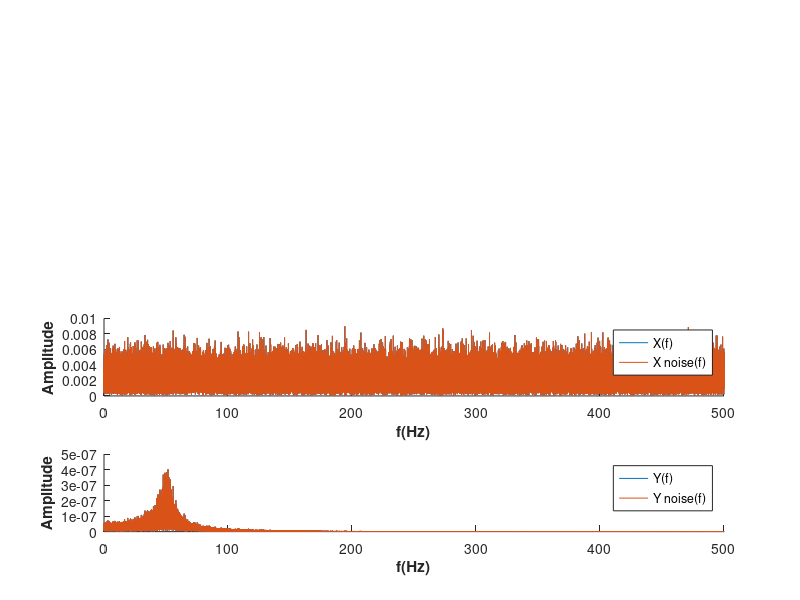

MATLAB code to generate this figure: (Note: this script raises an error after producing the figure.)
% gera��o dos sinais de entrada e sa�da
clear all
close all

%% Define x, dt e o vetor do tempo t

N=128*1024;
x=randn(1,N);
dt=1e-3;
t=0:dt:(N-1)*dt;
    

%% Calculo da fft(x), define o periodo T e o vetor de frequencia f
X=fft(x);
T=N*dt;
df=1/T;
f=(0:N/2-1)*df;

%% Calcula a funçao de resposta em frequencia H(f)
w=2*pi*f;
%M*y''+C*y'+K*y=x
M=1;K=100000;C=50;
H=1./(K-w.^2*M+1i*w*C);

%% Calcula a saida do sistema pela multiplicaçao de H(f) e X(f)

Y=H.*X(1:N/2);
% Y foi criada usando apenas as frequências positivas de X
% porém para reconstruir o sinal também precisamos da frequências negativas
% Sabemos que um |X(f)| qualquer [3 1 2 0 2 1] é uma função par.
% porém geralmente temos ela no formato [0 2 1 3 1 2], isto é,
% primeiro as frequÊncias positivas e depois negativas.
% Também sabemos da propriedade X(-f) = X*(f) {conjugado}
% Exemplo com apenas frequÊncias positivas:
% Y(f) = [0 2+i 1-i] Y*(f)(2:N/2) = [2-i 1+i] fliplr(Y*(f)) = [1+i 2-i]
% Y(f) = [Y(f) 0 Y*(f)] = [0 2+i 1-i 0 1+i 2-i]
% A adição do 0 ainda não está clara para mim. Talvez nyquist.
% Fazendo fftshift (só para ver o resultado final)
% [0 1+i 2-i 0 2+i 1-i]

Y=[Y 0 fliplr(conj(Y(2:N/2)))];
y=ifft(Y);




%% Define o vetor de ruido
N_x_noise_cases = 3;
N_y_noise_cases = 3;
noise_multiplier = 5;
noisex_array = zeros(1,N_x_noise_cases);
noisey_array = zeros(1,N_y_noise_cases);

for i=1:N_x_noise_cases
    noisex_array(i) = (i-1)*noise_multiplier;
end
for i=1:N_y_noise_cases
    noisey_array(i) = (i-1)*noise_multiplier;
end

x_without_noise = x;

%% Testa o sistema com diversos ruidos
for i=1:N_x_noise_cases
    for j=1:N_y_noise_cases
        noisex = noisex_array(i);
        noisey = noisey_array(j);
        % reseta o x para antes de ser adicionado um ruido
        x = x_without_noise; %
        

        %=========Adiciona ruido a entrada===========
        %============================================
        wn=noisex*rms(x)*randn(1,N);
        x = x+wn;
        X_noise=fft(x);
        figure;
        subplot(4,1,3);
        hold on;
        plot(f,abs(X(1:N/2))/N);
        plot(f,abs(X_noise(1:N/2))/N);
        legend("X(f)","X noise(f)");
        ylabel("Amplitude",'FontWeight', 'bold');
        xlabel("f(Hz)",'FontWeight', 'bold');
        hold off;
       

        %============================================
        %============================================



        %=========Adiciona ruido a saida=============
        %============================================
        %percY=input('ruido na saida (0-100):    ');
        percY=noisey/100;
        zn=percY*rms(y)*randn(1,N);
        y=y+zn;
        Y_noise=fft(y);
        subplot(4,1,4);
        hold on;
        plot(f,abs(Y(1:N/2))/N);
        plot(f,abs(Y_noise(1:N/2))/N);
        legend("Y(f)","Y noise(f)");
        ylabel("Amplitude",'FontWeight', 'bold');
        xlabel("f(Hz)",'FontWeight', 'bold');
        hold off;
        %============================================
        %============================================
        

        Nb=1024; % numero de blocos
        nb=128;  % numero de pontos por bloco
        Tb=Nb*dt; % periodo do bloco
        dfb=1/Tb; % delta f do bloco
        fb=(0:Nb/2-1)*dfb; % vetor de frequencias fb
         
        %% Calculo das densidades espectrais de potencia
        [Sxx,Syy,Sxy]=depxyper(x,y,dt,Nb);
        H1=Sxy./Sxx;
        H2=Syy./conj(Sxy);
        
        %% Calculo da funcao de transferencia Hb
        wb=2*pi*fb;
        Hb=1./(K-wb.^2*M+1i*wb*C);
        
        %% Calculo da funçao de coerencia ordinaria
        Coh2=abs(Sxy).^2./(Sxx.*Syy);

        %% Plot dos graficos Hb vs H1 vs H2 e coerencia ordinaria
        sgtitle(sprintf('X Noise = %d,Y Noise=%d/100', noisex,noisey),'FontWeight', 'bold');
        subplot(4,1,1);
        hold on
        plot(fb,20*log10(abs(Hb(1:Nb/2))),'b','LineWidth', 1.5);
        plot(fb,20*log10(abs(H1(1:Nb/2))),'LineWidth', 1);
        plot(fb, 20*log10(abs(H2(1:Nb/2))),'LineWidth', 1)
        ylabel("Amplitude",'FontWeight', 'bold');
        xlabel("f(hz)",'FontWeight', 'bold');
        legend('Hb','H1','H2','Location', 'southwest');
        
        subplot(4,1,2);
        plot(fb,Coh2(1:Nb/2))
        title("Coeficiente de coerência",'FontWeight', 'bold');
        ylabel("\gamma^2_{xy}(f)",'FontWeight', 'bold');
        xlabel("f(hz)",'FontWeight', 'bold');
        ylim([0 1.2])

    end
end
